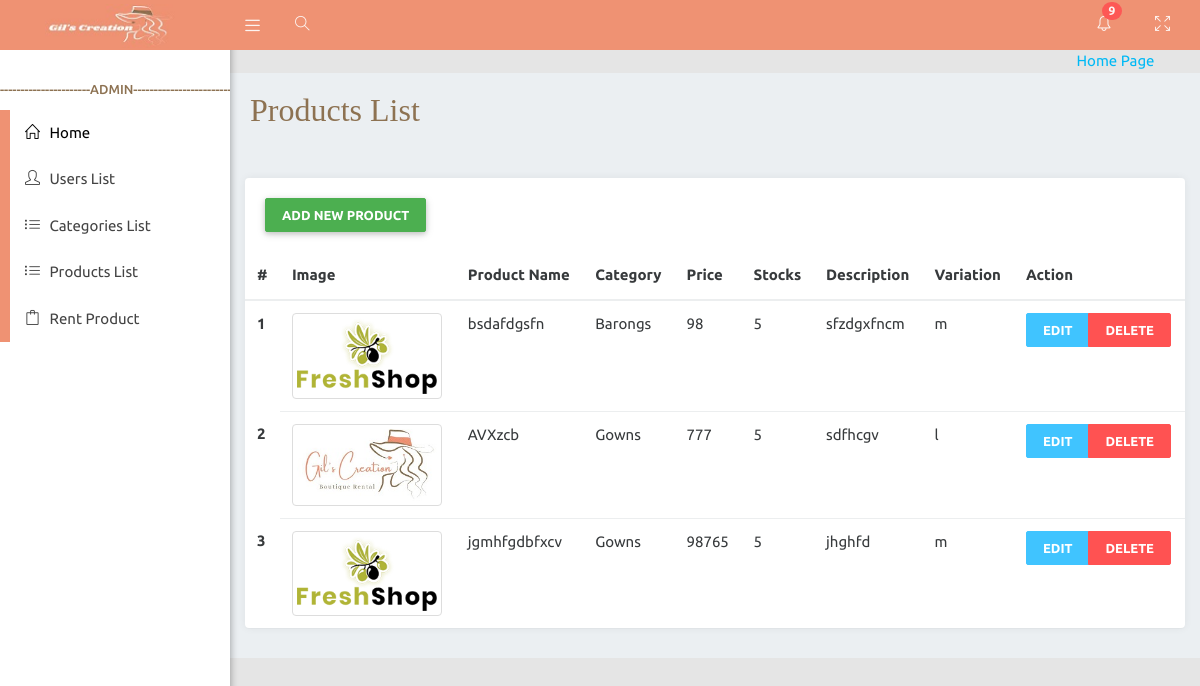
The app's page /adminViews/productslist.php with its own data.
### tables this page shows
CREATE TABLE `products` (
  `product_id` int(11) NOT NULL,
  `image` varchar(50) NOT NULL,
  `name` varchar(255) NOT NULL,
  `price` int(11) NOT NULL,
  `variation` varchar(255) NOT NULL,
  `stocks` int(11) NOT NULL,
  `category_id` int(11) NOT NULL,
  `description` varchar(255) NOT NULL
);

CREATE TABLE `categories` (
  `category_id` int(11) NOT NULL,
  `cat_name` varchar(255) NOT NULL
);

### APIFUNCTION/DBCRUD.php (called while the page is built, shortened)
<?php
    class DBCRUD{
        private $servername='localhost';
        private $username='root';
        private $password='';
        private $dbname='brms';
        private $mysqli='';
        public function __construct(){
            $this->mysqli = new mysqli($this->servername,$this->username,$this->password,$this->dbname);
        }
        public function selectleftjoin($table,$table1,$attributename,$attributename1,$where = null){
            if ($where != null) {
                $sql = "SELECT * FROM $table LEFT JOIN $table1 ON $table1.$attributename=$table.$attributename1 WHERE $where";
            }else{
                $sql = "SELECT * FROM $table LEFT JOIN $table1 ON $table1.$attributename1=$table.$attributename";
            }
            $this->sql = $result = $this->mysqli->query($sql);
        }
    }
?>

### adminViews/productslist.php (the view, shortened to what this page needs)
<?php include('layouts/head.php'); ?>
   <div class="wrapper">
      <?php include('layouts/navbar.php'); ?>
      <?php include('layouts/sidebar.php'); ?>
    <div class="content-wrapper">
         <div class="container-fluid">
            <div class="row">
               <div class="main-header">
               <h2  style=" font-family:poppins; color:#8d7252; ">Products List</h2><br>
               </div>
            </div>
        <div class="card">
        <div class="card-header">
            <button type="button" class="btn btn-success" data-toggle="modal" data-target="#productsModal">
            Add New Product
            </button>
        </div>
        <div class="card-body">
        <table class="table">
                <thead class="thead-light">
                    <tr>
                    <th scope="col">#</th>
                    <th scope="col">Image</th>
                    <th scope="col">Product Name</th>
                    <th scope="col">Category</th>
                    <th scope="col">Price</th>
                    <th scope="col">Stocks</th>
                    <th scope="col">Description</th>
                    <th scope="col">Variation</th>
                    <th scope="col">Action</th>
                    </tr>
                </thead>
                <tbody>
                <?php
                    include('../APIFUNCTION/DBCRUD.php');
                    $newDBCRUD = new DBCRUD();
                    $newDBCRUD->selectleftjoin("products","categories","category_id","category_id");
                    $productsLists = $newDBCRUD->sql;
                    $index = 1;
                    while ($data = mysqli_fetch_assoc($productsLists)){
                ?>
                    <tr>
                    <th scope="row"><?php echo $index; ?></th>
                    <td><img style="width:150px;" src="./uploads/<?php echo $data["image"]; ?>" class="img-thumbnail"></td>
                    <td><?php echo $data["name"]; ?></td>
                    <td><?php echo $data["cat_name"]; ?></td>
                    <td><?php echo $data["price"]; ?></td>
                    <td><?php echo $data["stocks"]; ?></td>
                    <td><?php echo $data["description"]; ?></td>
                    <td><?php echo $data["variation"]; ?></td>
                    <td>
                        <div class="btn-group" role="group" aria-label="Basic example">
                            <button type="button" class="btn btn-info" onclick="showform(<?php echo $data['product_id']; ?>);">Edit</button>
                            <button type="button" class="btn btn-danger" onclick="showformdelete(<?php echo $data['product_id']; ?>);">Delete</button>
                        </div>
                    </td>
                    </tr>
                    <?php $index++; }?>
                </tbody>
            </table>
        </div>
        </div>
        </div>
    </div>
<?php include('layouts/footer.php');?>

### adminViews/assets/css/menu.css (style rules this page uses)
.fixed .content-wrapper { margin-top: 50px; }
.wrapper:before { content: " "; display: table; }
.wrapper:after { content: " "; clear: both; }
.content-wrapper { height: 100%; background-color: #ebeff2; margin-left: 230px; z-index: 820; -webkit-transition: all 0.3s ease-in-out; -moz-transition: all 0.3s ease-in-out; -ms-transition: all 0.3s ease-in-out; transition: all 0.3s ease-in-out; }

### records on screen
products: image (picture), name "bsdafdgsfn", category.cat_name "Barongs", price "98", stocks "5", description "sfzdgxfncm", variation "m"
products: image (picture), name "AVXzcb", category.cat_name "Gowns", price "777", stocks "5", description "sdfhcgv", variation "l"
products: image (picture), name "jgmhfgdbfxcv", category.cat_name "Gowns", price "98765", stocks "5", description "jhghfd", variation "m"
